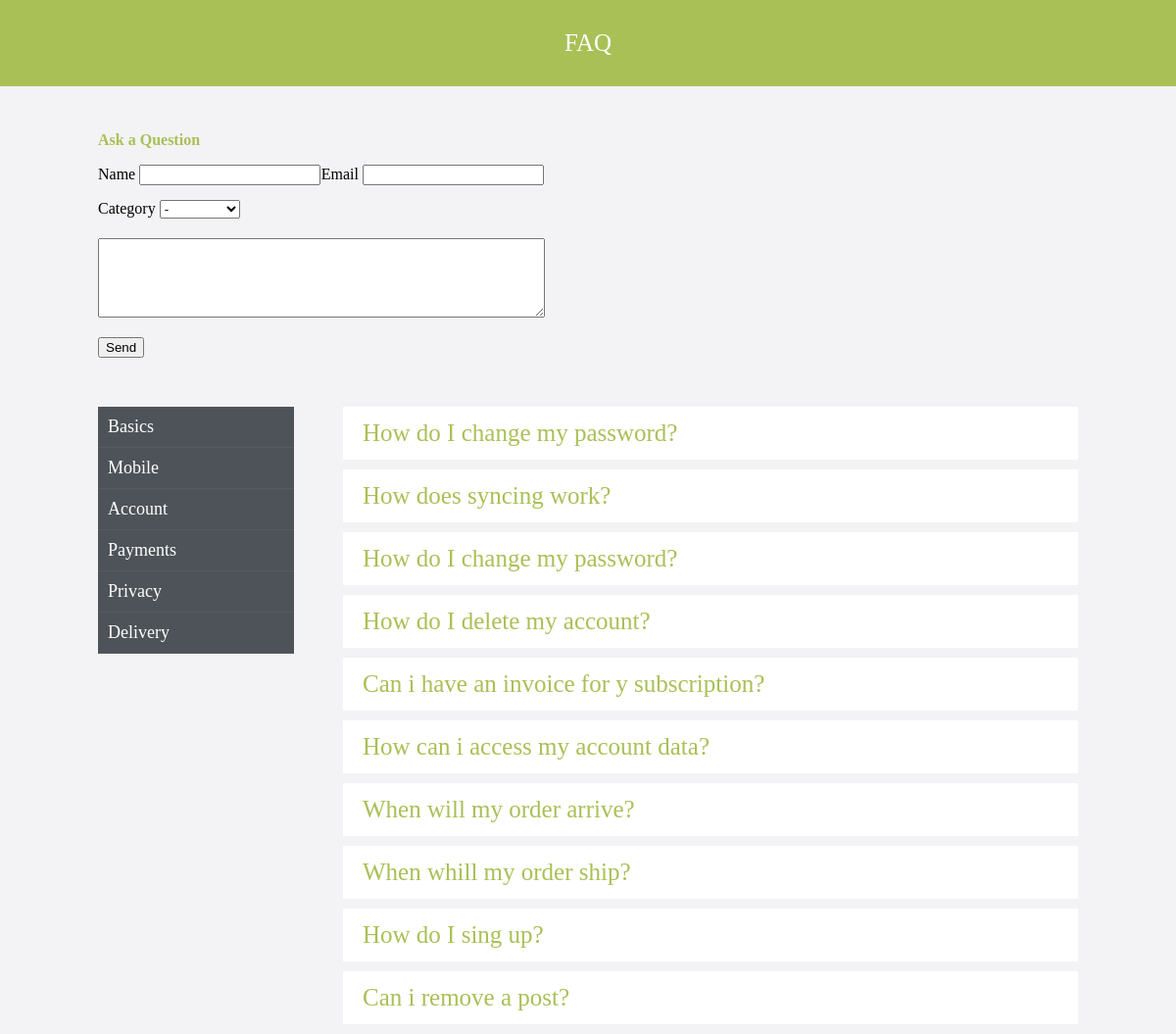
The page / on the database its author committed.
### tables this page shows
CREATE TABLE `category` (
  `id` int(11) NOT NULL,
  `name` varchar(255) NOT NULL
);

CREATE TABLE `question` (
  `id` int(11) NOT NULL,
  `name` varchar(255) NOT NULL,
  `list_id` int(11) NOT NULL,
  `user_name` varchar(255) NOT NULL,
  `data` datetime NOT NULL,
  `status` int(11) NOT NULL DEFAULT '0',
  `answer` text,
  `user_email` varchar(255) NOT NULL
);

### model/Faq.php (called while the page is built, shortened)
<?php
class Faq {
	private $db = null;
	public function __construct ($db) {
		$this->db = $db;
	}
	public function getCategory() {
		$allCategory = 'SELECT id, name FROM category';
		$result = $this->db->query($allCategory);
		$result->setFetchMode(\PDO::FETCH_ASSOC);
		return $result->fetchAll();
	}
	public function getFaq($list = null) {
		if(!$list) {
			$allFaq = 'SELECT * FROM question';
		}
		else {
			$allFaq = 'SELECT * FROM question WHERE list_id =' .$list;
		}
		$resultFaq = $this->db->query($allFaq);
		$resultFaq->setFetchMode(\PDO::FETCH_ASSOC);
		return $resultFaq->fetchAll();
	}
}

### index.php (called while the page is built, shortened)
<?php
include 'upload/router/router.php';

### template/faq/index.php (the view, shortened to what this page needs)
<!DOCTYPE html>
<html>
	<head>
		 <link rel="stylesheet" href="style.css">
	</head>
	<body>
		<header>
			<p class="header">FAQ</p>
		</header>
		<div class="new-question">
			<p>Ask a Question</p>
			<form method="POST">
				<div class="user clearfix">
					<p>
						<label for="name">Name</label>
						<input type="text" id="name" name="name">
					</p>
					<p>
						<label for="emil">Email</label>
						<input type="text" id="email" name="email">
					</p>
					<br>
					<br>
					<p>
					Category <select name="category">
							<option value="null">-</option>
						</select>
					</p>
				</div>
				<textarea rows="5" name="text"></textarea>
				 <p><input type="submit" name="addQuestion" value="Send"></p>
			</form>
		</div>
		<section>
			<div class="content clearfix">
				<div class="category">
					<ul>
						<?php
							foreach($list as $name):?>
								<li><a href="?list=<?php echo $name['id']?>"><?php echo $name['name']?></a></li>
						<?php endforeach;?>
					</ul>
				</div>
				<div class="questions">
					<ul class="mainMenu">
						<?php
							foreach($faq as $key) {
								if(!empty($key['answer']) && $key['status'] == 1): ?>
									<li class="item ">
										<div class="item_title"><?php echo $key['name']?>
											<span></span>
										</div>
									</li>
						<?php endif; }?>
					  </ul>
				</div>
			</div>
		</section>
	</body>
<html>

### upload/router/router.php (shortened to what this page needs)
<?php
$faq = new FaqController($db);
if ($_SERVER['REQUEST_METHOD'] == 'GET') {
	if(!empty($_SESSION['user']) || empty($_SESSION['user'])) {
		$faq->getShowCategory();
	}
}

### controller/FaqController.php (shortened to what this page needs)
<?php
class FaqController {
	private $model = null;
	public function __construct ($db) {
		include 'model/Faq.php';
		$this->model = new Faq($db);
	}
	private function render($template = null, $params = null) {
		$fileTemplate = 'template/'.$template;
		if (is_file($fileTemplate)) {
			include $fileTemplate;
			return ob_get_clean();
		}
	}
	public function getShowCategory() {
		$list = $this->model->getCategory();
		$faq = $this->model->getFaq($_GET['list']);
		echo $this->render('faq/index.php', ['list' => $list, 'faq' => $faq]);
	}
}

### style.css (style rules this page uses)
html, body, ul { padding: 0; margin: 0; }
body { background: #F3F3F5; }
ul, li { list-style: none; }
a { text-decoration: none; }
.clearfix:after { visibility: hidden; display: block; font-size: 0; content: " "; clear: both; height: 0; }
header { padding-left: 10px; padding-right: 10px; padding-top: 30px; padding-bottom: 30px; background: #A9C056; color: white; text-transform: uppercase; text-align: center; font-size: 25px; }
.header { max-width: 1000px; margin: 0 auto; }
.new-question { max-width: 1000px; margin: 0 auto; padding-top: 30px; padding-left: 10px; padding-right: 10px; }
.user { width: 455px; }
.user p { margin: 0; }
.user p:nth-child(1) { float: left; }
.user p:nth-child(2) { float: right; }
textarea { margin-top: 20px; width: 450px; }
.new-question > p { color: #A9C056; font-weight: bold; }
section { margin-top: 50px; padding-left: 10px; padding-right: 10px; }
.content { max-width: 1000px; margin: 0 auto; }
.category { background: #4E5359; width: 20%; float: left; }
.category li { display: block; padding: 10px; border-bottom: 1px solid #555B61; }
.category a { color: white; display: block; }
.questions { width: 75%; float: right; }
ul { font-size: 18px; }
.item { margin-bottom: 10px; }
.item_title { position: relative; z-index:2; font-size: 25px; }
.item_title span { display: inline-block; position: absolute; top:19px; right:20px; width: 25px; height: 25px; background: url('arrov2.png') no-repeat; }
.item .item_title { background: white; color: #A9C056; }
.item_title, .submenu { padding: 13px 20px; }

### rows shown on the page
category: name "Basics"
category: name "Mobile"
category: name "Account"
category: name "Payments"
category: name "Privacy"
category: name "Delivery"
question: name "How do I change my password?", status 1 (drawn)
question: name "How does syncing work?", status 1 (drawn)
question: name "How do I change my password?", status 1 (drawn)
question: name "How do I delete my account?", status 1 (drawn)
question: name "Can i have an invoice for y subscription?", status 1 (drawn)
question: name "How can i access my account data?", status 1 (drawn)
question: name "When will my order arrive?", status 1 (drawn)
question: name "When whill my order ship?", status 1 (drawn)
question: name "How do I sing up?", status 1 (drawn)
question: name "Can i remove a post?", status 1 (drawn)
